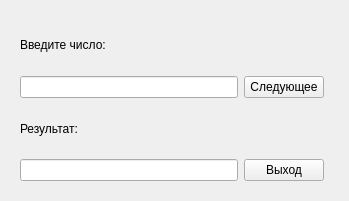
<?xml version="1.0" encoding="UTF-8"?>
<ui version="4.0">
 <class>Widget</class>
 <widget class="QWidget" name="Widget">
  <property name="geometry">
   <rect>
    <x>0</x>
    <y>0</y>
    <width>349</width>
    <height>201</height>
   </rect>
  </property>
  <property name="windowTitle">
   <string>Widget</string>
  </property>
  <widget class="QWidget" name="verticalLayoutWidget">
   <property name="geometry">
    <rect>
     <x>20</x>
     <y>20</y>
     <width>304</width>
     <height>161</height>
    </rect>
   </property>
   <layout class="QVBoxLayout" name="verticalLayout">
    <item>
     <layout class="QHBoxLayout" name="horizontalLayout_2">
      <item>
       <widget class="QLabel" name="inputLabel">
        <property name="text">
         <string>Введите число:</string>
        </property>
       </widget>
      </item>
     </layout>
    </item>
    <item>
     <layout class="QHBoxLayout" name="horizontalLayout">
      <item>
       <widget class="QLineEdit" name="inputEdit"/>
      </item>
      <item>
       <widget class="QPushButton" name="nextButton">
        <property name="text">
         <string>Следующее</string>
        </property>
       </widget>
      </item>
     </layout>
    </item>
    <item>
     <widget class="QLabel" name="outputLabel">
      <property name="text">
       <string>Результат:</string>
      </property>
     </widget>
    </item>
    <item>
     <layout class="QHBoxLayout" name="horizontalLayout_3">
      <item>
       <widget class="QLineEdit" name="outputEdit"/>
      </item>
      <item>
       <widget class="QPushButton" name="exitButton">
        <property name="text">
         <string>Выход</string>
        </property>
       </widget>
      </item>
     </layout>
    </item>
   </layout>
  </widget>
 </widget>
 <resources/>
 <connections/>
</ui>
